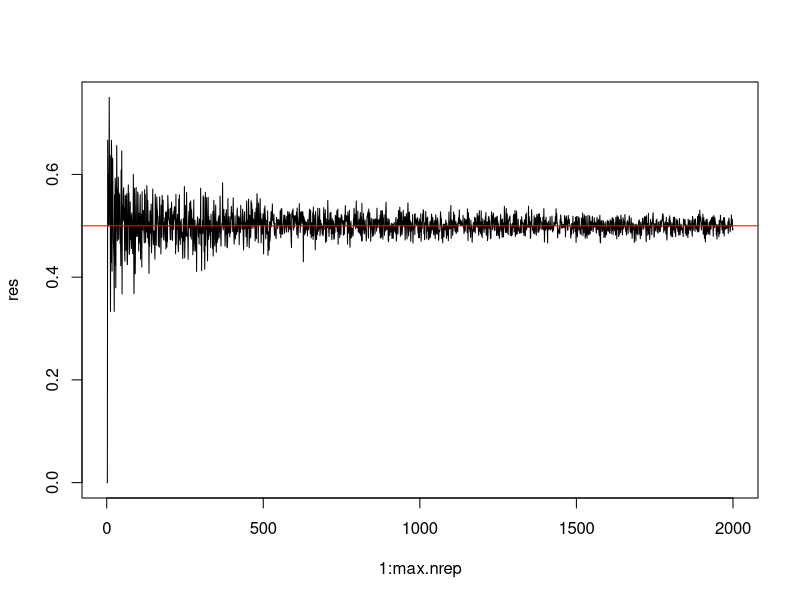

The R script that drew this image: (Note: a time limit stopped this script after it produced the figure.)
#' ---
#' title: Assignment (Probability theory)
#' author: Abhishek Bhatia
#' date: "29th October 2019"
#' ---
#' 
#' 1. Find out the probability of head after tossing a fair coin.

# A general function to perform an experiment 
#  - consisting of nrep trials
#  - In each trial num.coins coins are tossed


coin.toss <- function(num.coins, nrep, event.idfunc){
  
  # Create an empty vector to
  # store the estimate of the probability in each trial
  probs <- vector("numeric", nrep)
  # H <- 1, T <- 0
  choices <- c(1, 0)
  for (i in 1:nrep){
    res <- sample(choices, num.coins, replace = T)
    # TODO: Define a general function to decide what to do with
    #       the res object? Maybe an S3 class.
    probs[i] <- event.idfunc(res)
  }
  p <- mean(probs)
  return(p)
}

has.consec <- function(res, val){
  last.val <- res[1]
  for (i in 2:length(res)){
    cur.val <- res[i]
    if (last.val == val & cur.val == val){
      return(TRUE)
    }
    last.val <- cur.val
  }
  return(FALSE)
}

has.consec(c(1, 0, 1, 1), 1)
max.nrep <- 2e3
res <- sapply(1:max.nrep, coin.toss, num.coins=4, 
              event.idfunc=function(res) has.consec(res, val=1))
plot(1:max.nrep, res, type='l')
abline(h=1/2, col="red")

card.draw <- function(num.cards, nrep, event.idfunc){
  # Create an empty vector to
  # store the estimate of the probability in each trial
  probs <- vector("numeric", nrep)
  # Card deck 
  choices <- lapply(c("H", "D", "S", "C"), 
                    function (nm) paste0(nm, 1:13))
  choices <- Reduce(c, choices)
  
  for (i in 1:nrep){
    res <- sample(choices, num.cards, replace = F)
    # TODO: Define a general function to decide what to do with
    #       the res object? Maybe an S3 class.
    probs[i] <- event.idfunc(res)
  }
  p <- mean(probs)
  return(p)
}

max.nrep <- 2e3

# First card is ace
res <- sapply(1:max.nrep, card.draw, num.cards=4, 
              event.idfunc=function(res) ifelse(substr(res, 2, 3) == '1',
                                                T, F))
plot(1:max.nrep, res, type='l')
abline(h=4/52, col="red")
